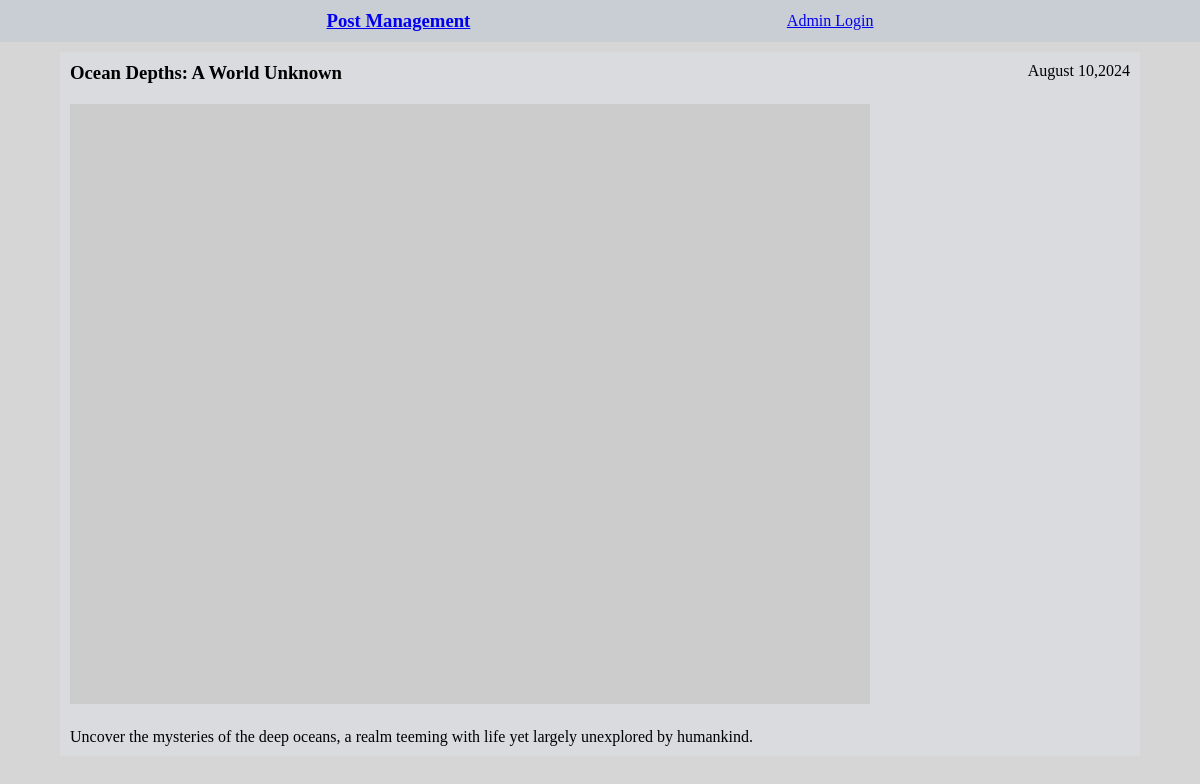
The app's page /post/4/ with its own data.
### firstapp/models.py (models this page shows, shortened)
class Post(models.Model):
    title = models.CharField(max_length=200)
    content = models.TextField()
    category = models.ForeignKey(Category, on_delete=models.CASCADE)
    img_url = models.URLField(blank=True)
    created_at = models.DateTimeField(auto_now_add=True)
    updated_at = models.DateTimeField(auto_now=True)

### firstapp/views.py (the view)
# urls.py: path('post/<int:post_id>/', views.postview, name='postDetail'),
def postview(req, post_id):
    post = Post.objects.get(pk=post_id)
    return render(req, 'singlepost.html', {'post': post})

### firstapp/templates/singlepost.html
{% extends 'header.html' %}
{% block content %}
{% load static %}
<div class="singlepostview">
    <div class="title"> <h3>{{post.title}}</h3> <p class="date">{{ post.created_at|date:"F j,Y" }}</p> </div>
    <div class="Imagewrapper"> <img src="{{post.img_url}}" alt=""></div>
    <div class="content">
        <p>{{post.content}}</p>
    </div>
</div>
{% endblock %}

### firstapp/static/css/home.css (style rules this page uses)
* { margin: 0; padding: 0; }
body { background-color: rgb(214, 214, 214); margin:0; padding: 0; }

### firstapp/static/css/header.css (style rules this page uses)
* { margin: 0; padding: 0; }

### firstapp/static/css/admin.css (style rules this page uses)
body { background-color: rgb(214, 214, 214); margin:0; padding: 0; }

### firstapp/static/css/singlepost.css (style rules this page uses)
* { margin: 0; padding: 0; }
body { background-color: rgb(214, 214, 214); margin:0; padding: 0; }
.singlepostview { width: 90%; margin: 10px auto; background-color:rgba(218, 220, 223, 0.973); }
.singlepostview>* { padding: 10px; }
.title { display: flex; justify-content: space-between; }

### records on screen
Post: title "Ocean Depths: A World Unknown", created_at "August 10,2024", content "Uncover the mysteries of the deep oceans, a realm teeming with life yet largely unexplored by humankind."
